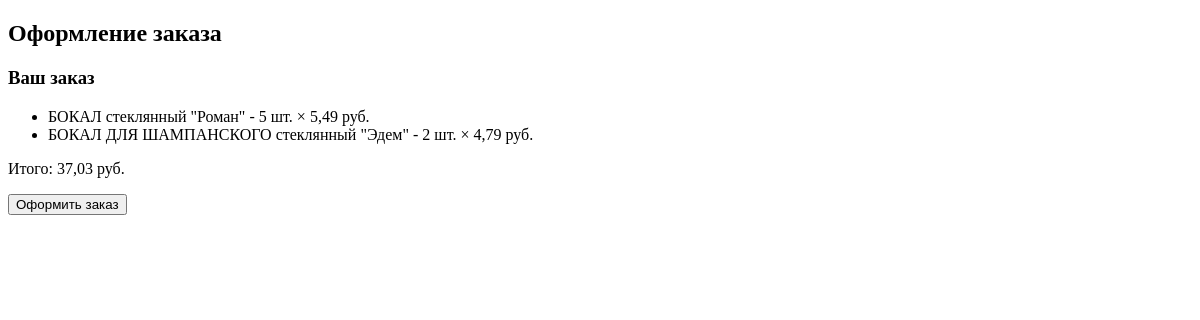
Page /checkout/ (signed in) on the earlier database version.
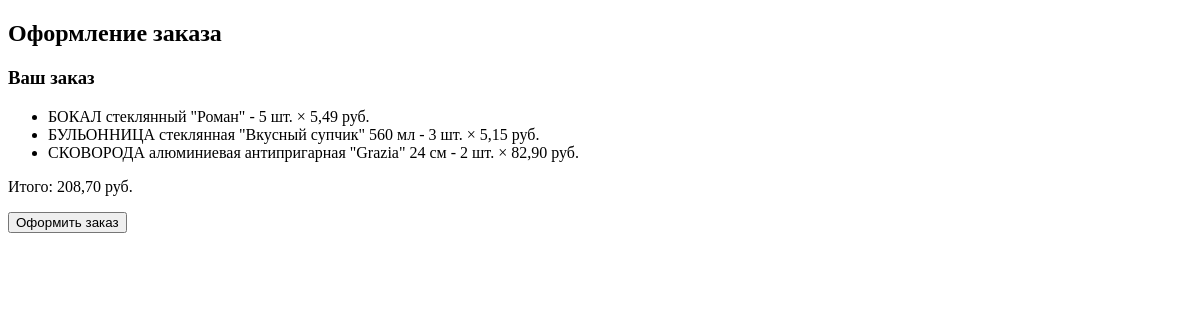
Same page on the later database version.
### web_app/models.py (models this page shows, shortened)
class Basket_elem(models.Model):
    basket = models.ForeignKey(Basket,on_delete=models.CASCADE,verbose_name="корзина",related_name='basket_elem')
    product = models.ForeignKey(Product,on_delete=models.CASCADE,verbose_name="товар")
    quantity = models.PositiveIntegerField(verbose_name="Кколичество")
    class Meta:
        verbose_name = "элемент корзины"
        verbose_name_plural = "элементы корзины"
    def element_cost(self):
        return self.product.price * self.quantity
    element_cost.short_description ='стоимость элемента'

class Product(models.Model):
    name=models.CharField(verbose_name='название', max_length=200)
    description = models.TextField(verbose_name='описание', blank=True, null=True)
    photo_product = models.ImageField(verbose_name='фото', blank=True, null=True,upload_to="media/")
    price= models.DecimalField( verbose_name='цена',max_digits=10,decimal_places=2,validators=[MinValueValidator(0)])
    quantity_in_stock = models.IntegerField(verbose_name='количество_на_складе',validators=[MinValueValidator(0)])
    category = models.ForeignKey('Category',on_delete=models.CASCADE,verbose_name='категория')
    maker=models.ForeignKey('Maker',on_delete=models.CASCADE,verbose_name='производитель')
    class Meta:
        verbose_name = "товар"
        verbose_name_plural = "товары"

### web_app/views.py (the view, shortened to what this page needs)
# urls.py: path('checkout/', checkout, name='checkout'),
@login_required
def checkout(request):
    try:
        cart = Basket.objects.get(user=request.user)
        cart_items = Basket_elem.objects.filter(basket=cart)
        if not cart_items.exists():
            return redirect('cart_view')
        total_price = sum(item.product.price * item.quantity for item in cart_items)
        return render(request, 'shop/checkout.html', {
            'cart_items': cart_items,
            'total_price': total_price
        })
    except Basket.DoesNotExist:
        messages.warning(request, "Корзина не найдена!")
        return redirect('cart_user')

### web_app/templates/shop/checkout.html (shortened to what this page needs)
<!DOCTYPE html>
<html lang="en">
<head>
</head>
<body>
{% block content %}
    <h2>Оформление заказа</h2>
        <form method="post">
            <h3>Ваш заказ</h3>
            <ul>
                {% for item in cart_items %}
                    <li>{{ item.product.name }} - {{ item.quantity }} шт. × {{ item.product.price }} руб.</li>
                {% endfor %}
            </ul>
            <p>Итого: {{ total_price }} руб.</p>
            <button type="submit">Оформить заказ</button>
        </form>
{% endblock %}
</body>
</html>

Differences in the rows shown:
removed Basket_elem: product.name "БОКАЛ ДЛЯ ШАМПАНСКОГО стеклянный \"Эдем\"", quantity "2", product.price "4,79"
added Basket_elem: product.name "БУЛЬОННИЦА стеклянная \"Вкусный супчик\" 560 мл", quantity "3", product.price "5,15"
added Basket_elem: product.name "СКОВОРОДА алюминиевая антипригарная \"Grazia\" 24 см", quantity "2", product.price "82,90"
Other differences:
{{ total_price }}: "37,03" → "208,70"
